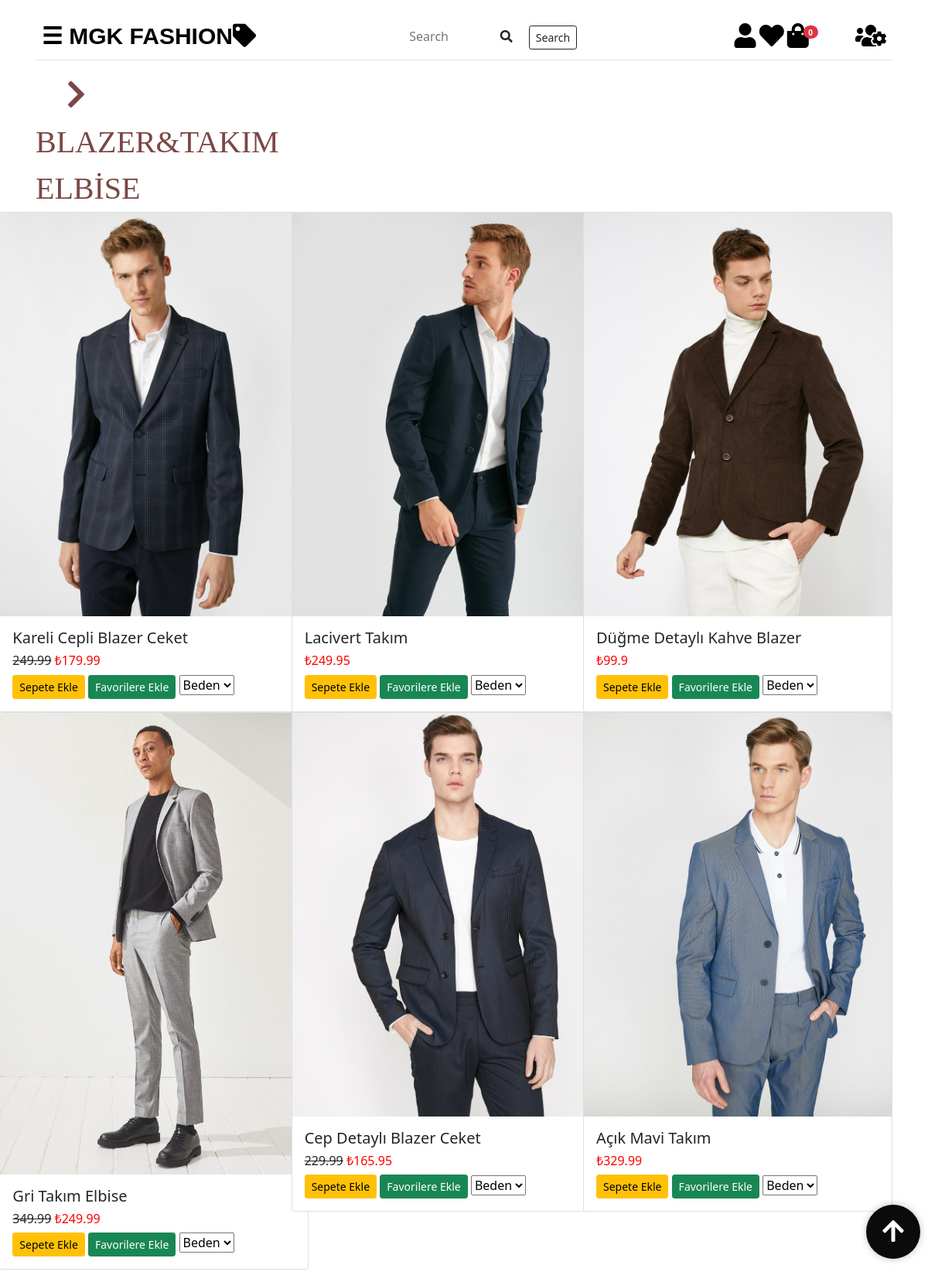
The app's page /giyimwebsitesi/erkektakim.php with its own data.
### tables this page shows
CREATE TABLE IF NOT EXISTS `tblurunler` (
  `id` int(4) NOT NULL AUTO_INCREMENT,
  `urun_foto` varchar(150) NOT NULL,
  `urun_adi` varchar(100) NOT NULL,
  `renk` varchar(30) NOT NULL,
  `eski_fiyat` float DEFAULT NULL,
  `fiyat` float NOT NULL,
  `kategoriID` int(4) NOT NULL,
  `cinsiyetID` int(2) NOT NULL,
  PRIMARY KEY (`id`),
  KEY `kategoriID` (`kategoriID`),
  KEY `cinsiyetID` (`cinsiyetID`)
);

### giyimwebsitesi/erkektakim.php (the view, shortened to what this page needs)
<!DOCTYPE html>
<html lang="tr">
<head>
  <link rel="stylesheet" type="text/css" href="CSS1/bootstrap.min.css">
  <link rel="stylesheet" href="CSS1/all.css">
  <link rel="stylesheet" type="text/css" href="CSS1/style.css">
  <link rel="stylesheet" type="text/css" href="CSS1/genelstyle.css">
  <link rel="stylesheet" type="text/css" href="CSS1/mainstyle.css">
</head>
<body>
  <?php include("baglantidb.php");
   ?>
  <?php $urun = $db->query("SELECT * from tblurunler Where cinsiyetID = '2' AND kategoriID = '8' ", PDO::FETCH_OBJ)->fetchAll()   ?>
<div id="main" class="container">
  <?php include("navbar.php"); ?>
      <div class="row">
      <div  class="col-md-4" id="yazi"><i class="fa fa-chevron-right"></i>BLAZER&TAKIM ELBİSE</div>
      </div>
      <div class="row">
        <?php foreach ($urun as $urunler) { ?>
    <div class="col-md-4">
<div class="card" style="width: 25rem; float: right;">
  <img class="card-img-top" id="aw-zoom" src="<?php echo $urunler->urun_foto; ?>" alt="Card image cap">
  <div class="card-body">
    <h5 class="card-title"><?php echo $urunler->urun_adi; ?></h5>
    <h6><s><?php echo $urunler->eski_fiyat; ?></s> <span style="color: red;">₺<?php echo $urunler->fiyat; ?></span> </h6>
    <button urun_id="<?php echo $urunler->id; ?>" class="btn btn-warning btn-sm btn_sepeteEkle">Sepete Ekle</button>
     <?php $sorgu = $db->prepare("SELECT * FROM tblfavoriler WHERE musteriID=:id1 AND favori_urunID=:id2");
          $sorgu->execute(array(':id1'=>$_SESSION['kullanici']['id'],':id2'=>$urunler->id));
          if ($sorgu->rowCount()) {
            echo '<a href="favoriler.php?cikar='.$urunler->id.'" class="btn btn-danger btn-sm">Favorilerden Çıkar</a>';
          }else{
            echo '<a href="favoriler.php?id='.$urunler->id.'" class="btn btn-success btn-sm">Favorilere Ekle</a>';
          }
     ?>
     <select>
       <option selected>Beden</option>
    </select>
  </div>
</div>
  </div>
  <?php } ?>
    </div>
</div>
<button id="btnScrollToTop">
    <i class="fa fa-arrow-up fa-2x" style="color: white"></i>
  </button>
</body>
</html>

### giyimwebsitesi/CSS1/all.css (style rules this page uses)
.fa, .fas, .far, .fal, .fad, .fab { -moz-osx-font-smoothing: grayscale; -webkit-font-smoothing: antialiased; display: inline-block; font-style: normal; font-variant: normal; text-rendering: auto; line-height: 1; }
.fa-2x { font-size: 2em; }
.fa-arrow-up:before { content: "\f062"; }
.fa-chevron-right:before { content: "\f054"; }

### giyimwebsitesi/CSS1/genelstyle.css (style rules this page uses)
#yazi { font-size: bold; color:#7b4746 ; font-family: Agency FB; font-size: 40px; text-indent: 20px; }
#aw-zoom { position: relative; -webkit-transform: scale(1); -ms-transform: scale(1); -moz-transform: scale(1); transition: all .3s ease-in; -moz-transition: all .3s ease-in; -webkit-transition: all .3s ease-in; -ms-transition: all .3s ease-in; }
#btnScrollToTop { position: fixed; right: 10px; bottom: 30px; width: 70px; height: 70px; border-radius: 50%; background: #0b0b0b; box-shadow:0 0 10px rgba(0, 0, 0, 0.25); color: #ffffff; border: none; outline: none; cursor: pointer; }

### giyimwebsitesi/CSS1/mainstyle.css (style rules this page uses)
#yazi { font-size: bold; color:#7b4746 ; font-family: Agency FB; font-size: 40px; text-indent: 20px; }
#main { transition: margin-left .5s; padding: 16px; }
#btnScrollToTop { position: fixed; right: 10px; bottom: 30px; width: 70px; height: 70px; border-radius: 50%; background: #0b0b0b; box-shadow:0 0 10px rgba(0, 0, 0, 0.25); color: #ffffff; border: none; outline: none; cursor: pointer; }

### records on screen
tblurunler: urun_foto (picture), urun_adi "Kareli Cepli Blazer Ceket", eski_fiyat "249.99", fiyat "179.99"
tblurunler: urun_foto (picture), urun_adi "Lacivert Takım", fiyat "249.95"
tblurunler: urun_foto (picture), urun_adi "Düğme Detaylı Kahve Blazer", fiyat "99.9"
tblurunler: urun_foto (picture), urun_adi "Gri Takım Elbise", eski_fiyat "349.99", fiyat "249.99"
tblurunler: urun_foto (picture), urun_adi "Cep Detaylı Blazer Ceket", eski_fiyat "229.99", fiyat "165.95"
tblurunler: urun_foto (picture), urun_adi "Açık Mavi Takım", fiyat "329.99"

### other values on screen
$toplam_adet "0"
